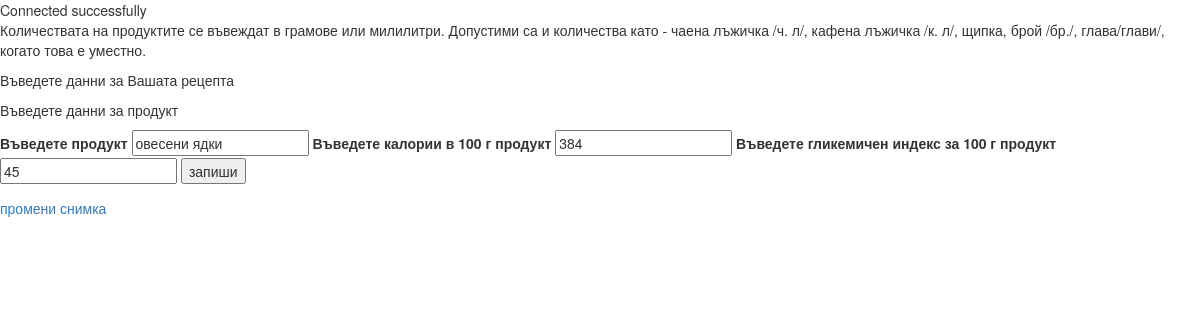
Page /pre_project/update_new_product.php?product=овесени ядки on the committed database.
### tables this page shows
CREATE TABLE IF NOT EXISTS `products` (
  `id` int(11) NOT NULL AUTO_INCREMENT,
  `product` varchar(200) NOT NULL,
  `product_type` int(11) DEFAULT NULL,
  `calories` int(11) NOT NULL,
  `gi` int(11) NOT NULL,
  `coef_to_gr` float NOT NULL DEFAULT '1' COMMENT 'coef for cinversion in equivalent weight in gramms ',
  `content_photo` longblob,
  `name_photo` varchar(200) NOT NULL,
  `type_photo` varchar(200) NOT NULL,
  `size_photo` int(11) NOT NULL,
  `user_id` int(11) NOT NULL,
  `date_published` date NOT NULL,
  `date_deleted` date DEFAULT NULL,
  PRIMARY KEY (`id`),
  UNIQUE KEY `product` (`product`),
  KEY `product_type` (`product_type`),
  KEY `users_id` (`user_id`)
);

### pre_project/update_new_product.php (the view, shortened to what this page needs)
<?php
require_once('includes.php');
if(!empty($_GET)) {
	$product = $_GET['product'];
} else {
	$product = '';
}
$q = "SELECT * FROM `products` WHERE `product` = '$product'";
$result = mysqli_query($connect, $q);
if (mysqli_num_rows($result)>0) {
	$row = mysqli_fetch_assoc($result);
}
?>
<!DOCTYPE html>
<html lang="en">
<head>
	<link rel="stylesheet" href="https://maxcdn.bootstrapcdn.com/bootstrap/3.3.5/css/bootstrap.min.css">
	<link rel="stylesheet" href="https://maxcdn.bootstrapcdn.com/bootstrap/3.3.5/css/bootstrap-theme.min.css">
</head>
<body>
	<p>Количествата на продуктите се въвеждат в грамове или милилитри. Допустими са и количества като - чаена лъжичка /ч. л/, кафена лъжичка /к. л/, щипка, брой /бр./, глава/глави/, когато това е уместно. </p>
	<p>Въведете данни за Вашата рецепта</p>
	<form method="post" action="update_new_product.php">
		<p>Въведете данни за продукт</p>
		<label for="nm">Въведете продукт</label>
		<input type="text" name="product" id="nm" value="<?php if(isset($row['product'])) {echo $row['product']; }?>">
		<label for="cal">Въведете калории в 100 г продукт</label>
		<input type="number" name="cal" id="cal" value="<?php echo $row['calories'];?>">
		<label for="gi">Въведете гликемичен индекс за 100 г продукт</label>
		<input type="number" name="gi" id="gi" value="<?php echo $row['gi'];?>">
		<input type="submit" value="запиши" name="submit">
	</form>
	<a href="product_photo.php?product=<?php echo $product?>">промени снимка</a>
	</body>
	</html>

### rows in the picture
products: product "овесени ядки", cal "384", gi "45"
